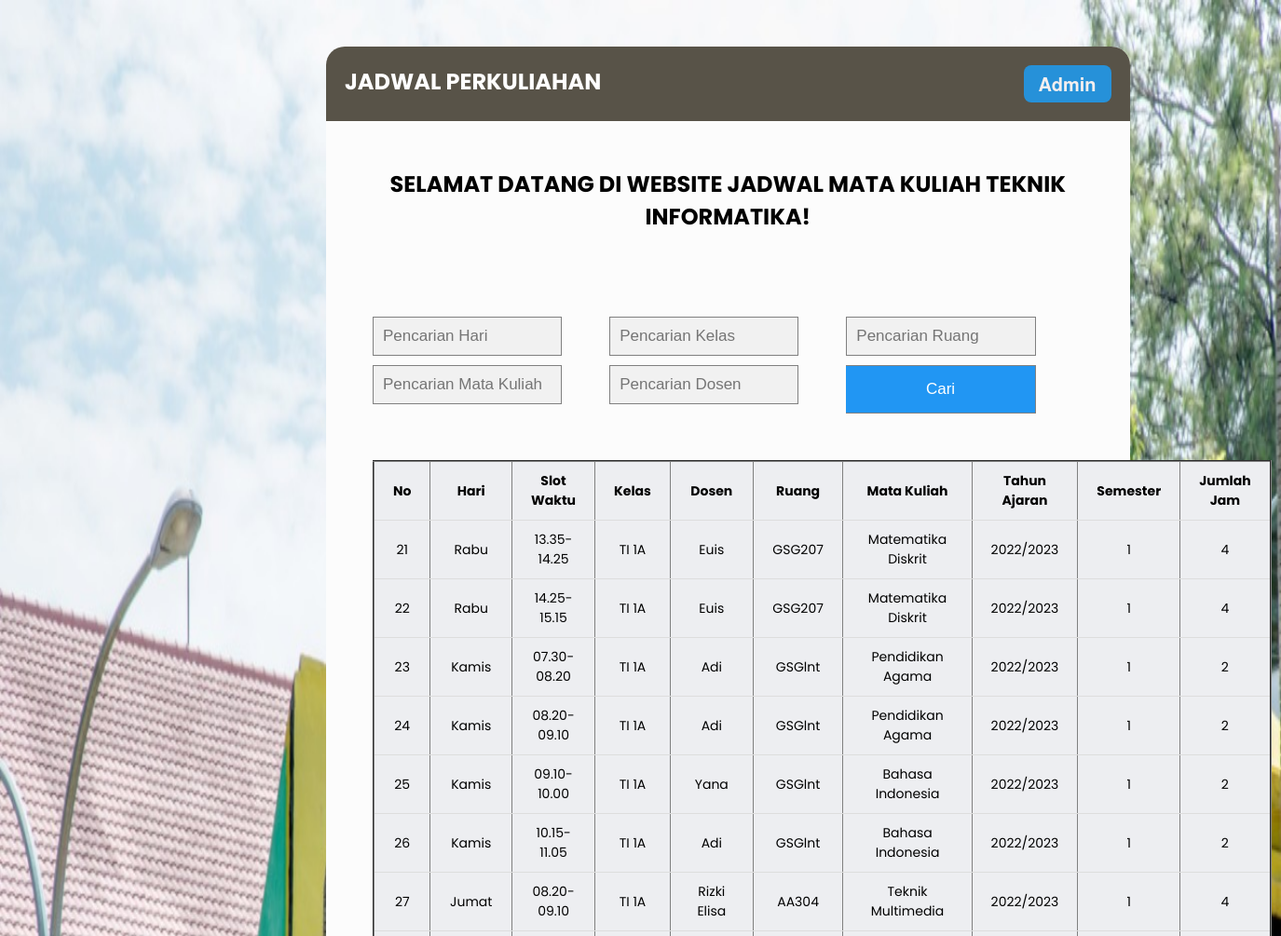
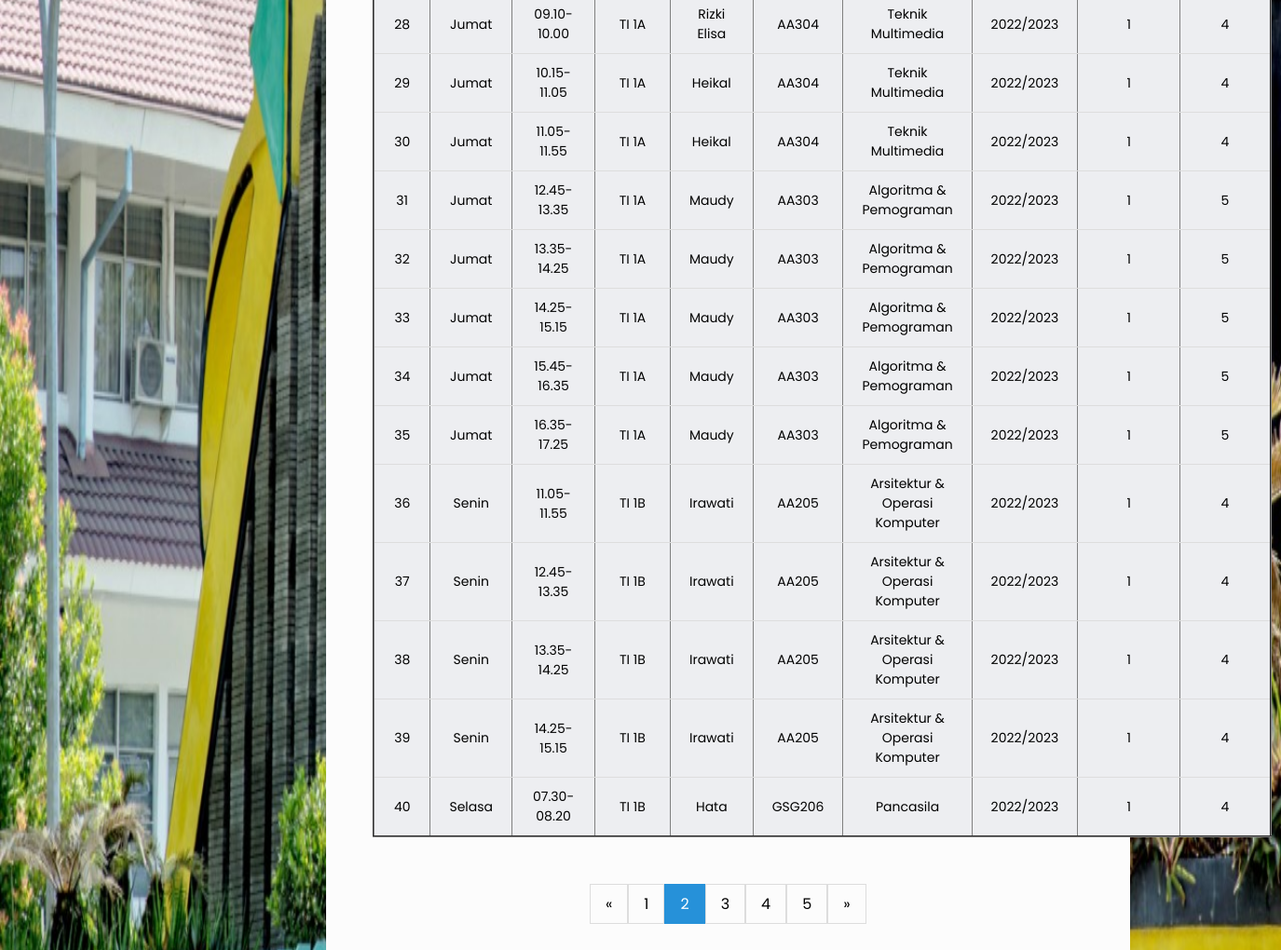
Screenshot of /jadwal.php?page=2 with the database file from the repository (2 pictures, top to bottom).
### tables this page shows
CREATE TABLE `jadwal` (
  `id` int(11) NOT NULL,
  `hari` varchar(50) DEFAULT NULL,
  `slot_waktu` varchar(50) DEFAULT NULL,
  `kelas` varchar(100) DEFAULT NULL,
  `dosen` varchar(50) DEFAULT NULL,
  `ruang` varchar(50) DEFAULT NULL,
  `mata_kuliah` varchar(50) DEFAULT NULL,
  `tahun_ajaran` varchar(50) DEFAULT NULL,
  `semester` varchar(50) DEFAULT NULL,
  `jumlah_jam` int(11) DEFAULT NULL
);

### jadwal.php (the view, shortened to what this page needs)
<?php
include 'config/koneksi.php';
$query = "SELECT * FROM jadwal";
    $hari = isset($_GET["hari"]) ? $_GET["hari"] : "";
    $kelas = isset($_GET["kelas"]) ? $_GET["kelas"] : "";
    $ruang = isset($_GET["ruang"]) ? $_GET["ruang"] : "";
    $mata_kuliah = isset($_GET["mata_kuliah"]) ? $_GET["mata_kuliah"] : "";
    $nama_dosen = isset($_GET["nama_dosen"]) ? $_GET["nama_dosen"] : "";
?>
<!DOCTYPE html>
<html lang="en">
    <head>
        <link rel="stylesheet" href="css/style2.css">
        <link rel="stylesheet" href="css/style1.css">
        <link rel="stylesheet" href="css/search.css">
        <link rel="stylesheet" href="css/upload.css">
        <link rel="stylesheet" href="https://cdnjs.cloudflare.com/ajax/libs/font-awesome/4.7.0/css/font-awesome.min.css">
        <link rel="stylesheet" href="css/pagination.css">
    </head>
    <body style="background-image: url(images/foto.jpg); background-repeat: no-repeat;background-attachment: fixed;background-size: 100% 100%;">
        <div class="body">
            <div class="header">
                <h2>JADWAL PERKULIAHAN</h2>
                <a href="logout.php" class="button-1">Admin</a>
            </div>
            <div class="content">
            <?php echo "<h2>SELAMAT DATANG DI WEBSITE JADWAL MATA KULIAH TEKNIK INFORMATIKA! " ."</h2>"; ?>
  <br>
            <br>
                <form method="get" align="center" class="search" style="margin:auto; margin-top:10px;display:grid; grid-template-columns: auto auto auto;">
                    <input type="text" style="margin-bottom: 10px;" class="form-control" name="hari" id="hari" placeholder="Pencarian Hari" autocomplete="off" value="<?= $hari ?>">
                    <input type="text" style="margin-bottom: 10px;" class="form-control" name="kelas" id="kelas" placeholder="Pencarian Kelas" autocomplete="off" value="<?= $kelas ?>">
                    <input type="text" style="margin-bottom: 10px;" class="form-control" name="ruang" id="ruang" placeholder="Pencarian Ruang" autocomplete="off" value="<?= $ruang ?>">
                    <input type="text" style="margin-bottom: 10px;" class="form-control" name="mata_kuliah" id="mata_kuliah" placeholder="Pencarian Mata Kuliah" autocomplete="off" value="<?= $mata_kuliah ?>">
                    <input type="text" style="margin-bottom: 10px;" class="form-control" name="nama_dosen" id="nama_dosen" placeholder="Pencarian Dosen" autocomplete="off" value="<?= $nama_dosen ?>">
                    <button type="submit" name="cari" value="cari" style="width: 80%;">Cari</button>
                </form>
     <br><br>
                <table border="2" align="center">
                    <thead>
                        <tr>
                            <th>No</th>
                            <th>Hari</th>
                            <th>Slot Waktu</th>
                            <th>Kelas</th>
                            <th>Dosen</th>
                            <th>Ruang</th>
                            <th>Mata Kuliah</th>
                            <th>Tahun Ajaran</th>
                            <th>Semester</th>
                            <th>Jumlah Jam</th>
                        </tr>
                    </thead>
					<?php
                    if(isset($_GET['page']))
						$page=$_GET['page'];
					else
						$page = 1;
					$jumlah_baris =20;
                    $offset = ($page-1)*$jumlah_baris;
					$value = mysqli_query($conn, "$query LIMIT $jumlah_baris OFFSET $offset ");
					?>
                    <?php foreach ($value as $value) : ?>
                        <tbody style="height: 3vh;">
                            <tr>
                                <td><?php echo $value ['id']; ?></td>
                                <td><?php echo $value ['hari']; ?></td>
                                <td><?php echo $value ['slot_waktu']; ?></td>
                                <td><?php echo $value ['kelas']; ?></td>
                                <td><?php echo $value ['dosen']; ?></td>
                                <td><?php echo $value ['ruang']; ?></td>
                                <td><?php echo $value ['mata_kuliah']; ?></td>
                                <td><?php echo $value ['tahun_ajaran']; ?></td>
                                <td><?php echo $value ['semester']; ?></td>
                                <td><?php echo $value ['jumlah_jam']; ?></td>
                            </tr>
                        </tbody>
                    <?php endforeach; ?>
                    </table>
					<br /><br />
                    <div class="pagination">
                    <?php
                    $paginateQuery = "";
                    $paginateQuery .= $hari != "" ? "&hari=$hari" : "";
                    $paginateQuery .= $kelas != "" ? "&kelas=$kelas" : "";
                    $paginateQuery .= $ruang != "" ? "&ruang=$ruang" : "";
                    $paginateQuery .= $mata_kuliah != "" ? "&mata_kuliah=$mata_kuliah" : "";
                    $paginateQuery .= $nama_dosen != "" ? "&nama_dosen=$nama_dosen" : "";
                    echo '<a href="jadwal.php?page='.($page-1).($paginateQuery).'">&laquo;</a>';
                    if($page<=3){
                        for($i=1;$i<=5;$i++){
                            if($page == $i)
                                echo '<a class="active" href="jadwal.php?page='.($i).($paginateQuery).'">'.($i).'</a>';
                            else
                                echo '<a href="jadwal.php?page='.($i).($paginateQuery).'">'.($i).'</a>';
                        }
                    }
                    echo '<a href="jadwal.php?page='.($page+1).'">&raquo;</a>';
                    ?>
                    </div>
            </div>
        </div>
    </body>
</html>

### css/style2.css (style rules this page uses)
* { margin: 0; padding: 0; }
body { background-image: url(img/bgpnj.jpg); background-size: cover; }
.body { font-family: 'Poppins', sans-serif; margin: 50px; border-radius: 20px; background-color: rgb(252, 252, 252); }
.header { border-top-left-radius: 20px; border-top-right-radius: 20px; font-family: 'Poppins', sans-serif; display: flex; background-color: rgb(88, 83, 72); padding: 20px; justify-content: space-between; color: white; }
.button-1 { background-color: #2691d9; border-radius: 8px; border-style: none; box-sizing: border-box; color: #f5efef; cursor: pointer; display: inline-block; font-family: "Haas Grot Text R Web", "Helvetica Neue", Helvetica, Arial, sans-serif; font-size: 20px; font-weight: bold; height: 40px; line-height: 20px; list-style: none; margin: 0; outline: none; padding: 10px 16px; position: relative; text-align: center; text-decoration: none; transition: color 100ms; vertical-align: baseline; user-select: none; -webkit-user-select: none; touch-action: manipulation; }
.content { text-align: center; padding: 50px; }
.content h2 { margin-bottom: 30px; }

### css/style1.css (style rules this page uses)
body { width: 70%; margin-left: 300px; justify-content: center; font-family: 'Poppins', sans-serif; background-color: #adacac; }
table { width: 100%; border-collapse: collapse; }
th, td { border-bottom: 1px solid #dddddd; padding: 10px 20px; font-size: 14px; }
tr:nth-child(odd) { background-color: #edeef1; }

### css/search.css (style rules this page uses)
body { font-family: Arial; }
* { box-sizing: border-box; }
form.search input[type=text] { padding: 10px; font-size: 17px; border: 1px solid grey; float: left; width: 80%; background: #f1f1f1; }
form.search button { float: left; width: 20%; padding: 10px; background: #2196F3; color: white; font-size: 17px; border: 1px solid grey; border-left: none; cursor: pointer; }
form.search::after { content: ""; clear: both; display: table; }

### css/pagination.css (style rules this page uses)
.pagination { display: inline-block; }
.pagination a { color: black; float: left; padding: 8px 16px; text-decoration: none; transition: background-color .3s; border: 1px solid #ddd; }
.pagination a.active { background-color: #2691d9; color: white; border: 1px solid #2691d9; }

### rows the page displays
jadwal: id "21", hari "Rabu", slot_waktu "13.35-14.25", kelas "TI 1A", dosen "Euis", ruang "GSG207", mata_kuliah "Matematika Diskrit", tahun_ajaran "2022/2023", semester "1", jumlah_jam "4"
jadwal: id "22", hari "Rabu", slot_waktu "14.25-15.15", kelas "TI 1A", dosen "Euis", ruang "GSG207", mata_kuliah "Matematika Diskrit", tahun_ajaran "2022/2023", semester "1", jumlah_jam "4"
jadwal: id "23", hari "Kamis", slot_waktu "07.30-08.20", kelas "TI 1A", dosen "Adi", ruang "GSGlnt", mata_kuliah "Pendidikan Agama", tahun_ajaran "2022/2023", semester "1", jumlah_jam "2"
jadwal: id "24", hari "Kamis", slot_waktu "08.20-09.10", kelas "TI 1A", dosen "Adi", ruang "GSGlnt", mata_kuliah "Pendidikan Agama", tahun_ajaran "2022/2023", semester "1", jumlah_jam "2"
jadwal: id "25", hari "Kamis", slot_waktu "09.10-10.00", kelas "TI 1A", dosen "Yana", ruang "GSGlnt", mata_kuliah "Bahasa Indonesia", tahun_ajaran "2022/2023", semester "1", jumlah_jam "2"
jadwal: id "26", hari "Kamis", slot_waktu "10.15-11.05", kelas "TI 1A", dosen "Adi", ruang "GSGlnt", mata_kuliah "Bahasa Indonesia", tahun_ajaran "2022/2023", semester "1", jumlah_jam "2"
jadwal: id "27", hari "Jumat", slot_waktu "08.20-09.10", kelas "TI 1A", dosen "Rizki Elisa", ruang "AA304", mata_kuliah "Teknik Multimedia", tahun_ajaran "2022/2023", semester "1", jumlah_jam "4"
jadwal: id "28", hari "Jumat", slot_waktu "09.10-10.00", kelas "TI 1A", dosen "Rizki Elisa", ruang "AA304", mata_kuliah "Teknik Multimedia", tahun_ajaran "2022/2023", semester "1", jumlah_jam "4"
jadwal: id "29", hari "Jumat", slot_waktu "10.15-11.05", kelas "TI 1A", dosen "Heikal", ruang "AA304", mata_kuliah "Teknik Multimedia", tahun_ajaran "2022/2023", semester "1", jumlah_jam "4"
jadwal: id "30", hari "Jumat", slot_waktu "11.05-11.55", kelas "TI 1A", dosen "Heikal", ruang "AA304", mata_kuliah "Teknik Multimedia", tahun_ajaran "2022/2023", semester "1", jumlah_jam "4"
jadwal: id "31", hari "Jumat", slot_waktu "12.45-13.35", kelas "TI 1A", dosen "Maudy", ruang "AA303", mata_kuliah "Algoritma & Pemograman", tahun_ajaran "2022/2023", semester "1", jumlah_jam "5"
jadwal: id "32", hari "Jumat", slot_waktu "13.35-14.25", kelas "TI 1A", dosen "Maudy", ruang "AA303", mata_kuliah "Algoritma & Pemograman", tahun_ajaran "2022/2023", semester "1", jumlah_jam "5"
jadwal: id "33", hari "Jumat", slot_waktu "14.25-15.15", kelas "TI 1A", dosen "Maudy", ruang "AA303", mata_kuliah "Algoritma & Pemograman", tahun_ajaran "2022/2023", semester "1", jumlah_jam "5"
jadwal: id "34", hari "Jumat", slot_waktu "15.45-16.35", kelas "TI 1A", dosen "Maudy", ruang "AA303", mata_kuliah "Algoritma & Pemograman", tahun_ajaran "2022/2023", semester "1", jumlah_jam "5"
jadwal: id "35", hari "Jumat", slot_waktu "16.35-17.25", kelas "TI 1A", dosen "Maudy", ruang "AA303", mata_kuliah "Algoritma & Pemograman", tahun_ajaran "2022/2023", semester "1", jumlah_jam "5"
jadwal: id "36", hari "Senin", slot_waktu "11.05-11.55", kelas "TI 1B", dosen "Irawati", ruang "AA205", mata_kuliah "Arsitektur & Operasi Komputer", tahun_ajaran "2022/2023", semester "1", jumlah_jam "4"
jadwal: id "37", hari "Senin", slot_waktu "12.45-13.35", kelas "TI 1B", dosen "Irawati", ruang "AA205", mata_kuliah "Arsitektur & Operasi Komputer", tahun_ajaran "2022/2023", semester "1", jumlah_jam "4"
jadwal: id "38", hari "Senin", slot_waktu "13.35-14.25", kelas "TI 1B", dosen "Irawati", ruang "AA205", mata_kuliah "Arsitektur & Operasi Komputer", tahun_ajaran "2022/2023", semester "1", jumlah_jam "4"
jadwal: id "39", hari "Senin", slot_waktu "14.25-15.15", kelas "TI 1B", dosen "Irawati", ruang "AA205", mata_kuliah "Arsitektur & Operasi Komputer", tahun_ajaran "2022/2023", semester "1", jumlah_jam "4"
jadwal: id "40", hari "Selasa", slot_waktu "07.30-08.20", kelas "TI 1B", dosen "Hata", ruang "GSG206", mata_kuliah "Pancasila", tahun_ajaran "2022/2023", semester "1", jumlah_jam "4"
